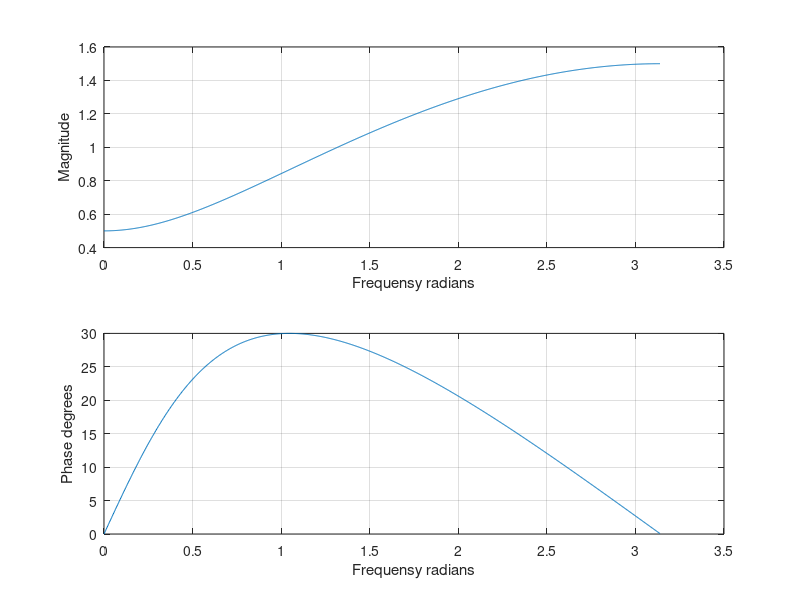
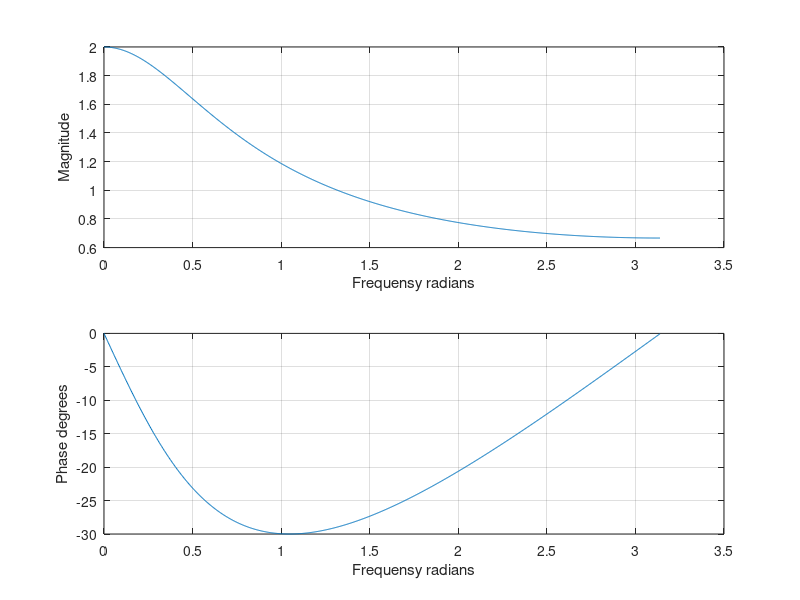
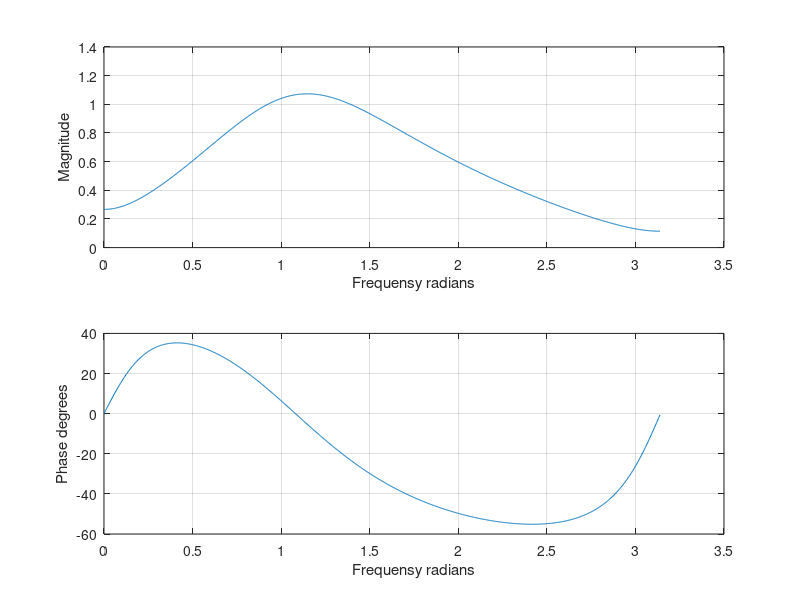
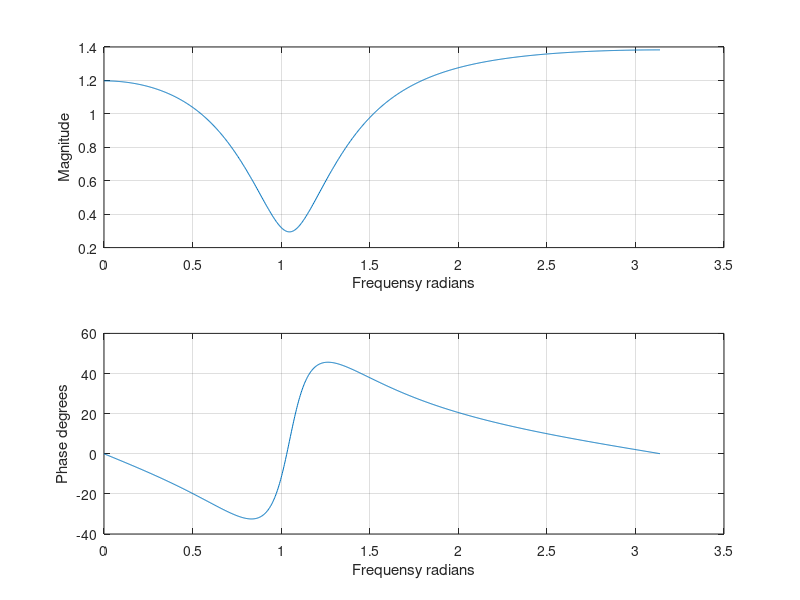

Write the MATLAB code that produced these figures, in order.
clear;
%Example 6.10
%Frequensy and magnitude plot

% y(n) = 0.5*x(n)+0.5*x(n-1)

% Determine the frequency response

% y(z) = 0.5*x(z)+0.5x(z)z^-1
% H(z) = 0.5 + 0.5*z^(-1)

% H( e^(jw) ) = 0.5 + 0.5*e^(jwT)           //Substitue z = e^(jw)
% H( e^(jw) ) = 0.5 + cos(jw) + j*sin(jw)   //Applyed the qeuler formula

%|H( e^(jwT) )| =  sqrt(H( e^(jwT) ) * H( e^(jwT) )(conjugate))


figure (1)
[h,w] = freqz([1 -0.5], [1], 1024)
phi = 180*unwrap (angle(h) ) /pi;
subplot(2,1,1), plot(w,abs(h)),grid;xlabel('Frequensy radians');ylabel('Magnitude')
subplot(2,1,2), plot(w,phi),grid;xlabel('Frequensy radians');ylabel('Phase degrees')

figure (2)
[h,w] = freqz([1], [1 -0.5], 1024)
phi = 180*unwrap (angle(h) ) /pi;
subplot(2,1,1), plot(w,abs(h)),grid;xlabel('Frequensy radians');ylabel('Magnitude')
subplot(2,1,2), plot(w,phi),grid;xlabel('Frequensy radians');ylabel('Phase degrees')

figure (3)
[h,w] = freqz([0.5 0 -0.3], [1 -0.5 0.25], 1024)
phi = 180*unwrap (angle(h) ) /pi;
subplot(2,1,1), plot(w,abs(h)),grid;xlabel('Frequensy radians');ylabel('Magnitude')
subplot(2,1,2), plot(w,phi),grid;xlabel('Frequensy radians');ylabel('Phase degrees')

figure (4)
[h,w] = freqz([1 -0.9 0.81], [1 -0.6 0.36], 1024)
phi = 180*unwrap (angle(h) ) /pi;
subplot(2,1,1), plot(w,abs(h)),grid;xlabel('Frequensy radians');ylabel('Magnitude')
subplot(2,1,2), plot(w,phi),grid;xlabel('Frequensy radians');ylabel('Phase degrees')
